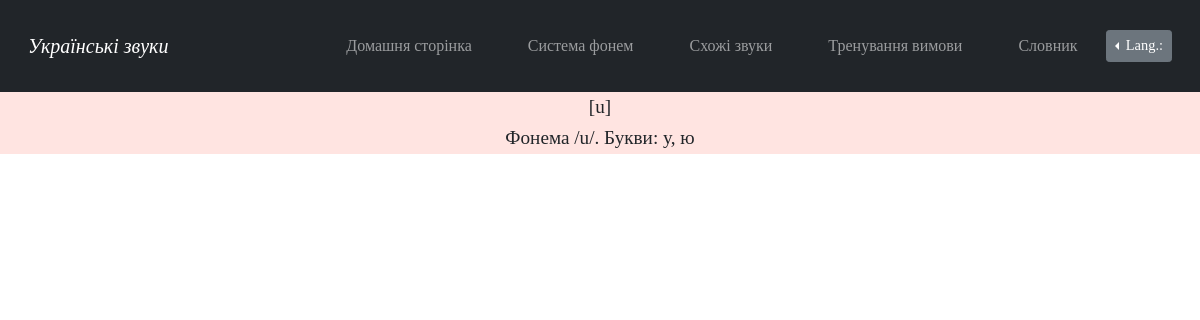
Before: /sound_u with the older database file.
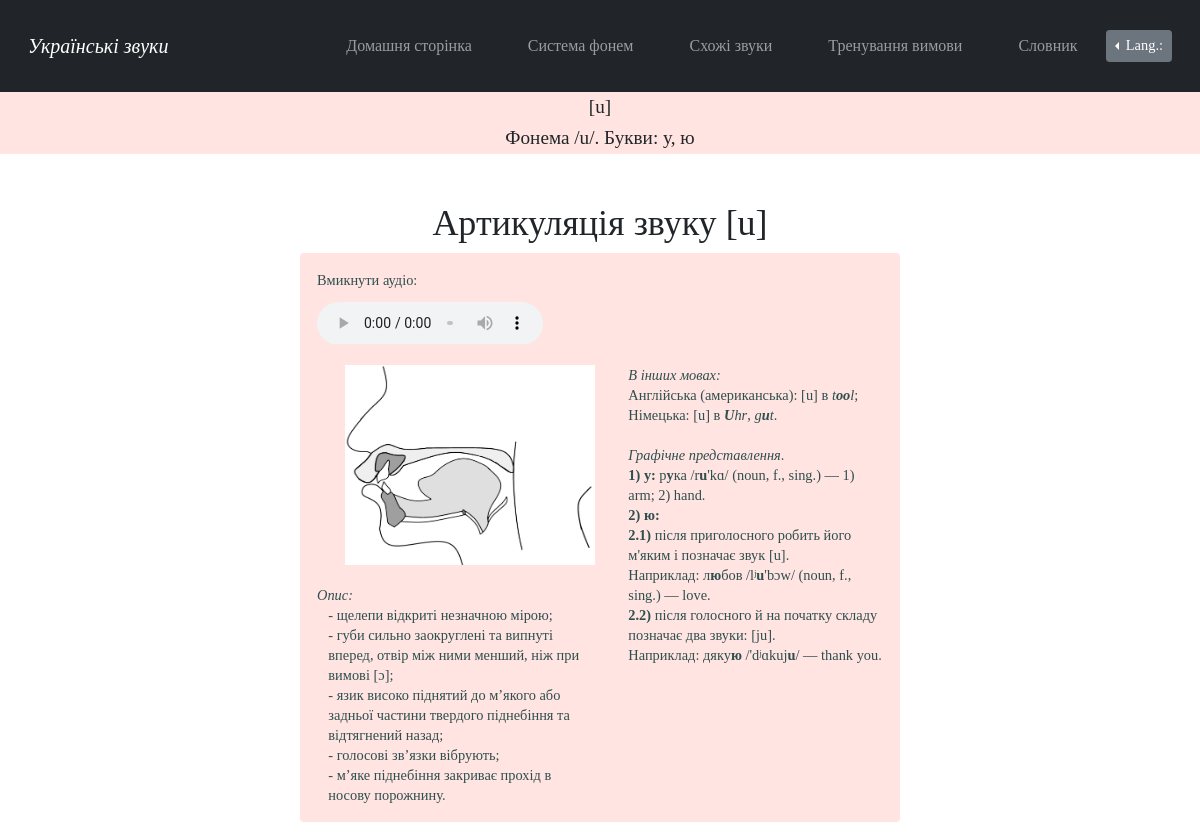
After: the same page with the newer database file.
### main/models.py (models this page shows)
class InformationAboutVowels(models.Model):
    id = models.AutoField('id', primary_key=True)
    sound = models.CharField('звук', max_length=5)
    row = models.TextField('ряд', default='')
    description = models.TextField('опис вимови')
    eng_description = models.TextField('англ. опис вимови', default='')
    image = models.ImageField('ілюстрація вимови', upload_to="media")
    audio = models.FileField(upload_to='documents/', default='')
    male_audio = models.FileField(upload_to='documents/', default='')

### main/views.py (the view)
# urls.py: path('sound_u', views.sound_u, name='sound_u'),
def sound_u(request):
    information = InformationAboutVowels.objects.filter(sound__contains='u')
    return render(request, 'main/sound_u.html', {'information': information})

### main/templates/main/sound_u.html (shortened to what this page needs)
{% extends 'main/pattern_for_vowels.html' %}
{% load i18n %}
{% load static %}
{% block lang_switch %}
<div class="dropleft">
      <button class="btn btn-secondary btn-sm dropdown-toggle" type="button" id="dropdownMenuButton"
              data-toggle="dropdown" aria-haspopup="true" aria-expanded="false">
        {% translate "Lang.:" %}
      </button>
            {% get_current_language as LANGUAGE_CODE %}
            {% get_available_languages as LANGUAGES %}
            {% get_language_info_list for LANGUAGES as languages %}
    </div>
{% endblock %}
{% block sound %}[u]{% endblock %}
{% block phoneme %}/u/{% endblock %}
{% block letter %}у, ю{% endblock %}
{% block examples %}<i>{% translate "In other languages:" %}</i>
{% translate "English (American):" %} [u] {% translate "in" %} <i>t<b>oo</b>l</i>;
{% translate "German:" %} [u] {% translate "in" %} <i><b>U</b>hr</i>, <i>g<b>u</b>t</i>.
<i>{% translate "Pertinent letter/s" %}</i>.
<b>1) у: </b>р<b>у</b>ка /r<b>u</b>'kɑ/ (noun, f., sing.) — 1) arm; 2) hand.
<b>2) ю: </b>
<b>2.1)</b> {% translate "<i>after a consonant</i> stands for u-sound, making the consonant palatalised." %}
{% translate "For example" %}: л<b>ю</b>бов /lʲ<b>u</b>'bɔw/ (noun, f., sing.) — love.
<b>2.2)</b> {% translate "<i>after a vowel</i> and <i>at the beginning of a syllable</i> stands for two sounds" %}: [ju].
{% translate "For example" %}: дяку<b>ю</b> /'dʲɑkuj<b>u</b>/ — thank you.<br>
{% endblock %}

### main/templates/main/pattern_for_vowels.html (shortened to what this page needs)
{% extends 'main/pattern.html' %}
{% load i18n %}
{% load static %}
{% block stylesheet %}<link rel="stylesheet" href="{% static 'main/css/pattern_separate_sounds.css' %}">{% endblock %}
{% block content %}
<main>
    <div class="header">
        <h2>{% block sound %}{% endblock %}</h2>
        <h3>{% translate "Phoneme" %} {% block phoneme %}{% endblock %}.
            {% translate "Letters:" %} {% block letter %}{% endblock %}</h3>
    </div>
    <div class="main_content">
        {% for el in information%}
        {% get_current_language as LANGUAGE_CODE %}
        <h3>{% translate "Articulation of the sound" %} {{el.sound}}</h3>
            <div class="alert alert-custom  fade in alert-dismissable show mt-2">
                <figure><figcaption>{% translate "Play the audio:" %}</figcaption>
                    <audio controls src={{el.audio.url}}>
                    </audio>
                </figure>
                <img src={{el.image.url}} alt="Звук">
                <p class="examples" id="examples">{% block examples %}{% endblock %}<br></p>
                <p><i>{% translate "Description:" %}</i></p>
                {% if LANGUAGE_CODE == "uk" %}
                    <p class = "description" id="description">{{el.description}}</p>
                {%else%}
                    <p class = "description" id="description2">{{el.eng_description}}</p>
                {%endif%}
            </div>
        {%endfor%}
    </div>
</main>
{% endblock %}

Changed rows visible on the page:
added InformationAboutVowels: sound "[u]", image (picture), description "- щелепи відкриті незначною мірою; - губи сильно заокруглені та випнуті вперед, отвір між ними менший, ніж при вимові [ɔ]; - язик високо піднятий до м’якого або задньої частини твердого піднебіння та відтягнений назад; - голосові зв’язки вібрують; - м’яке піднебіння закриває прохід в носову порожнину."
